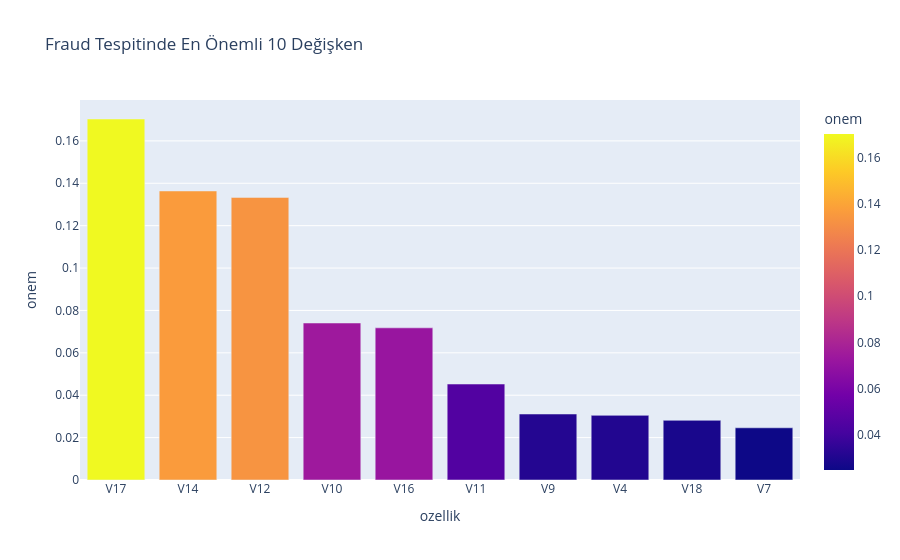

This figure's notebook cell:
### Code cell
# Özellik önemi
onem_fraud = pd.DataFrame({
    'ozellik': X.columns,
    'onem':    model_fraud.feature_importances_
}).sort_values('onem', ascending=False).head(10)

fig = px.bar(
    onem_fraud,
    x     = 'ozellik',
    y     = 'onem',
    title = 'Fraud Tespitinde En Önemli 10 Değişken',
    color = 'onem'
)
fig.show()

### Figure 1 — Plotly figure (JSON) as saved in the notebook; plotly's stock layout.template omitted (floating-point values rounded to 4 significant figures)
{"data": [{"hovertemplate": "ozellik=%{x}<br>onem=%{marker.color}<extra></extra>", "legendgroup": "", "marker": {"color": [0.1703, 0.1364, 0.1333, 0.07407, 0.07179, 0.04528, 0.03113, 0.0305, 0.02816, 0.02463], "coloraxis": "coloraxis", "pattern": {"shape": ""}}, "name": "", "orientation": "v", "showlegend": false, "textposition": "auto", "type": "bar", "x": ["V17", "V14", "V12", "V10", "V16", "V11", "V9", "V4", "V18", "V7"], "xaxis": "x", "y": [0.1703, 0.1364, 0.1333, 0.07407, 0.07179, 0.04528, 0.03113, 0.0305, 0.02816, 0.02463], "yaxis": "y"}], "layout": {"barmode": "relative", "coloraxis": {"colorbar": {"title": {"text": "onem"}}, "colorscale": [[0, "#0d0887"], [0.1111, "#46039f"], [0.2222, "#7201a8"], [0.3333, "#9c179e"], [0.4444, "#bd3786"], [0.5556, "#d8576b"], [0.6667, "#ed7953"], [0.7778, "#fb9f3a"], [0.8889, "#fdca26"], [1, "#f0f921"]]}, "legend": {"tracegroupgap": 0}, "title": {"text": "Fraud Tespitinde En Önemli 10 Değişken"}, "xaxis": {"anchor": "y", "domain": [0, 1], "title": {"text": "ozellik"}}, "yaxis": {"anchor": "x", "domain": [0, 1], "title": {"text": "onem"}}}}
